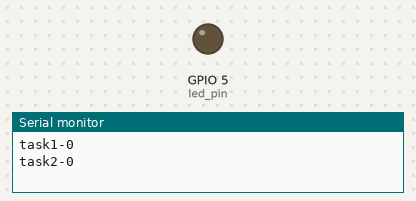
The sketch below on a simulated ESP32. Shown: output pins drawn as LEDs (lit = HIGH), the last lines printed to the serial monitor.

Above: at 0.2 s.
At 4.0 s:
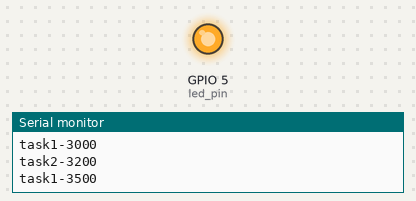
Timing chart, 0 to 6.3 s (numbered marks = the images above):
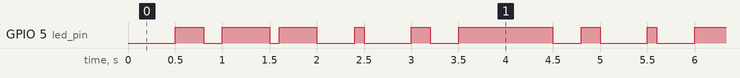

The sketch:

rtos1.ino
```cpp
#if CONFIG_FREERTOS_UNICORE
static const BaseType_t app_cpu = 0;
#else
static const BaseType_t app_cpu = 1;
#endif

//pins
static const int led_pin = 5;

//task
void toggleLED(void *parameter){
	while(1){
		digitalWrite(led_pin,!digitalRead(led_pin));
		Serial.println("task1-" + String(millis()));
		vTaskDelay(500 / portTICK_PERIOD_MS);
	}
}
void toggleLED2(void *parameter){
	while(1){
		digitalWrite(led_pin,!digitalRead(led_pin));
		Serial.println("task2-" + String(millis()));
		vTaskDelay(800 / portTICK_PERIOD_MS);

	}
}

void setup(){
	Serial.begin(115200);

	pinMode(led_pin, OUTPUT);
	xTaskCreatePinnedToCore(
			toggleLED,
			"Toggle LED",
			1024,
			NULL,
			1,
			NULL,
			app_cpu
	);
	xTaskCreatePinnedToCore(
			toggleLED2,
			"Toggle LED",
			1024,
			NULL,
			1,
			NULL,
			app_cpu
	);
}

void loop(){

}
```

main.cpp
```cpp
/*
 * main.cpp
 *
 *  Created on: 13 Sep 2022
 *      Author: atika
 */

#include "main.h"

main::main() {
	// TODO Auto-generated constructor stub

}
```

main.h
```cpp
/*
 * main.h
 *
 *  Created on: 13 Sep 2022
 *      Author: atika
 */

#ifndef MAIN_H_
#define MAIN_H_

class main {
public:
	main();
};

#endif /* MAIN_H_ */
```

sloeber.ino.cpp
```cpp
#ifdef __IN_ECLIPSE__
//This is a automatic generated file
//Please do not modify this file
//If you touch this file your change will be overwritten during the next build
//This file has been generated on 2022-09-13 16:40:57

#include "Arduino.h"

void toggleLED(void *parameter);
void toggleLED2(void *parameter);
void setup();
void loop();

#include "rtos1.ino"


#endif
```

Measured:
- by itself, GPIO 5 (led_pin): LOW → HIGH at 0.50 s, → LOW 0.30 s later, → HIGH 0.20 s later, → LOW 0.50 s later, … (379 changes in this stretch)
- by itself, everything shown: repeats every 5.5 s, in 18 steps
